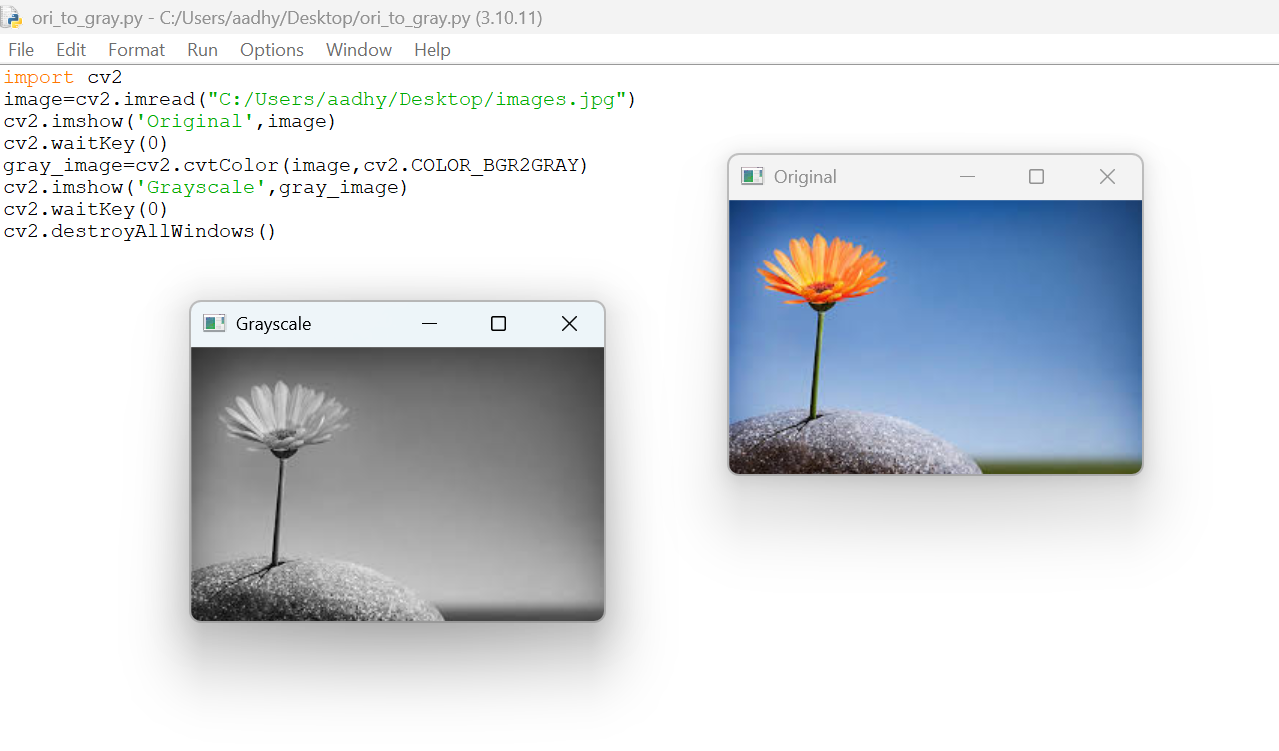
#> input picture EXP1.png, 1279 x 751 px, given in place of video.mp4, which was not available
$ python '9.VIDEO PROCESSING.py'
#> lines starting #> are read from the running program, lines starting #| are printed output that depends on the picture; after the words box and inside, x2 and y2 are one past the last pixel; in counts of white or black regions, pixels touching at a corner belong together; pictures that were not available may be replaced by others from this repository, and a replacement may not be noted
import cv2
cap = cv2.VideoCapture("C:/Users/moni2/Desktop/video.mp4")
while True:
    ret, frame = cap.read()
#> frame is the input picture: shape (751, 1279, 3); mean B, G, R 224.2, 219.9, 216.3

    if not ret:
        print("Video ended or cannot read frame.")
        break
    frame = cv2.resize(frame, (640, 480))
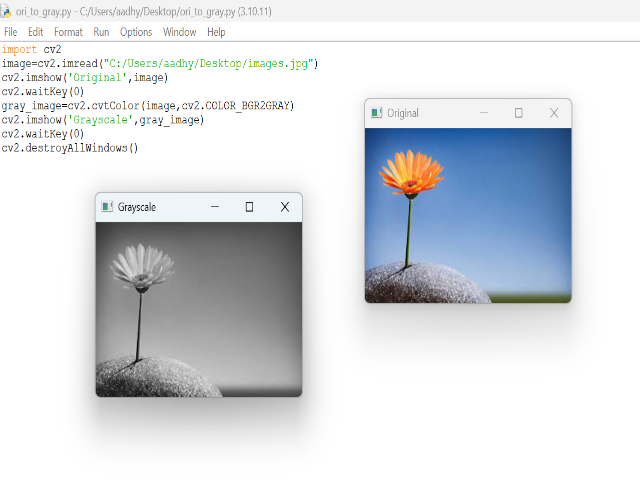
#> frame: shape (480, 640, 3); mean B, G, R 224.3, 220, 216.4
    gray = cv2.cvtColor(frame, cv2.COLOR_BGR2GRAY)
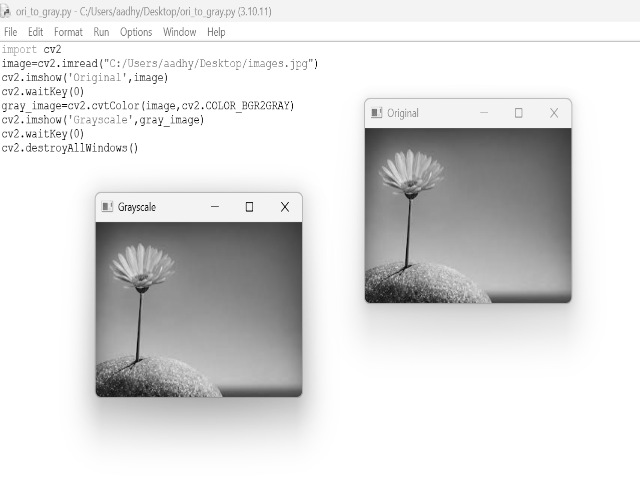
#> gray: shape (480, 640); min 0, max 255, mean 219.4
    edges = cv2.Canny(gray, 100, 200)
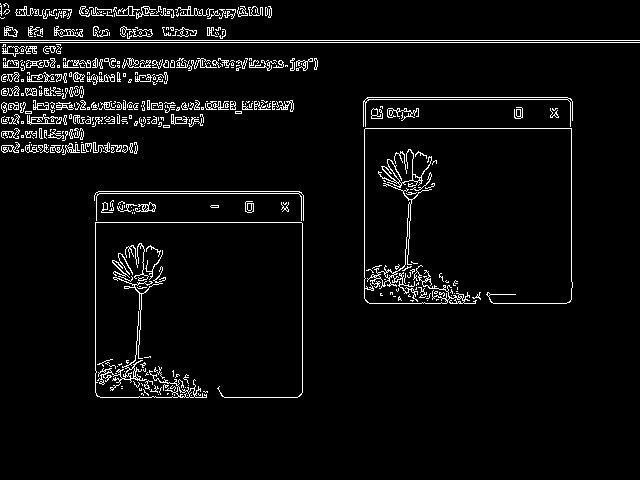
#> edges: shape (480, 640); 4.7% white in thin lines or dots, all inside (x1, y1, x2, y2) = (0, 3, 640, 398)
    cv2.imshow("Original Video", frame)
    cv2.imshow("Gray Video", gray)
    if cv2.waitKey(30) & 0xFF == ord('q'):
#> (key q is pressed here)
        break
cap.release()
cv2.destroyAllWindows()
